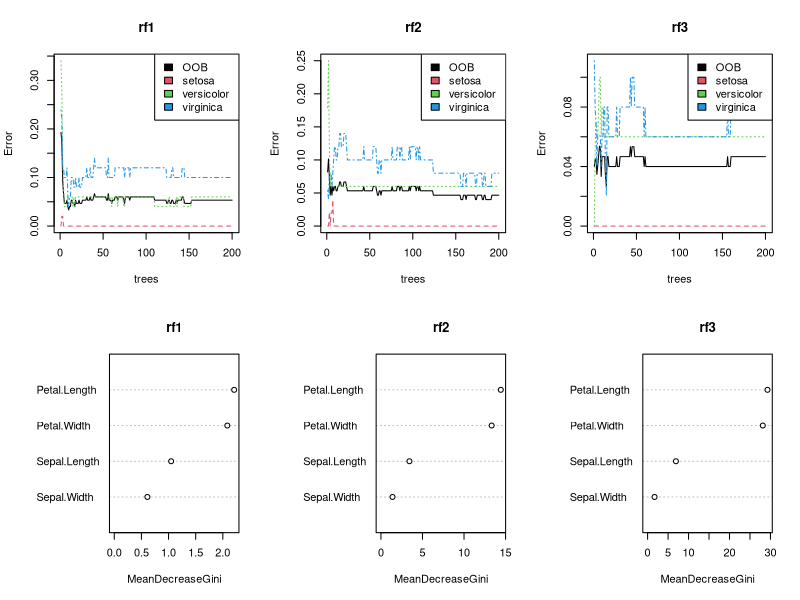

R code for this plot:
#install.packages("randomForest")
library(randomForest)
setwd('~/Desktop/Homework1/')
iris
print(summary(iris))
#table(iris$Species)

X = iris[, 1:4]
Y = iris$Species

rf = list(list(randomForest(x=X, y=Y, ntree=200, do.tract=T, sampsize = 10)),
          list(randomForest(x=X, y=Y, ntree=200, do.tract=T, sampsize = 50)),
          list(randomForest(x=X, y=Y, ntree=200, do.tract=T, sampsize = 100)))
rf1 = randomForest(x=X, y=Y, ntree=200, do.tract=T, sampsize = 10)
rf2 = randomForest(x=X, y=Y, ntree=200, do.tract=T, sampsize = 50)
rf3 = randomForest(x=X, y=Y, ntree=200, do.tract=T, sampsize = 100)

par(mfrow=c(2, 3))
plot(rf1)
legend("topright", colnames(rf1$err.rate), cex=1, text.width = 60, fill=1:4)
plot(rf2)
legend("topright", colnames(rf1$err.rate), cex=1, text.width = 60, fill=1:4)
plot(rf3)
legend("topright", colnames(rf1$err.rate), cex=1, text.width = 60, fill=1:4)

#barplot(t(importance(rf1)), col=4)
#barplot(t(importance(rf2)), col=4)
#barplot(t(importance(rf3)), col=4)
varImpPlot(rf1)
varImpPlot(rf2)
varImpPlot(rf3)


